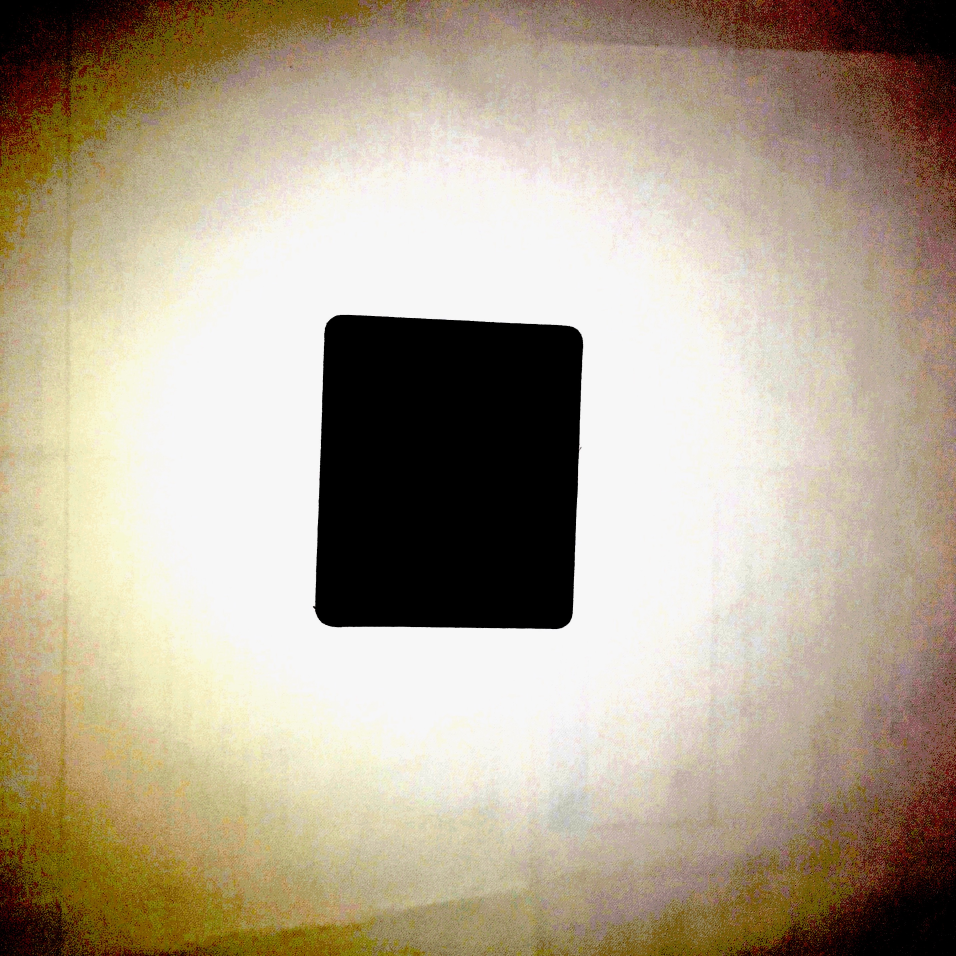
%> input picture Matlab Code/PS37_illum.jpg, 2868 x 2868 px (shown at 1/3 size)
$ octave PS37_incomp_IDCT.m   (GNU Octave 9; MATLAB toolbox functions it lacks are replaced by stand-ins)
%> lines starting %> are read from the running program, lines starting %| are printed output that depends on the picture
% this script outputs the undistorted image of the mousepad in the paper.

% load the figure and resize it
I_unt = imread('PS37_illum.jpg');
I_unt = rgb2gray(I_unt);
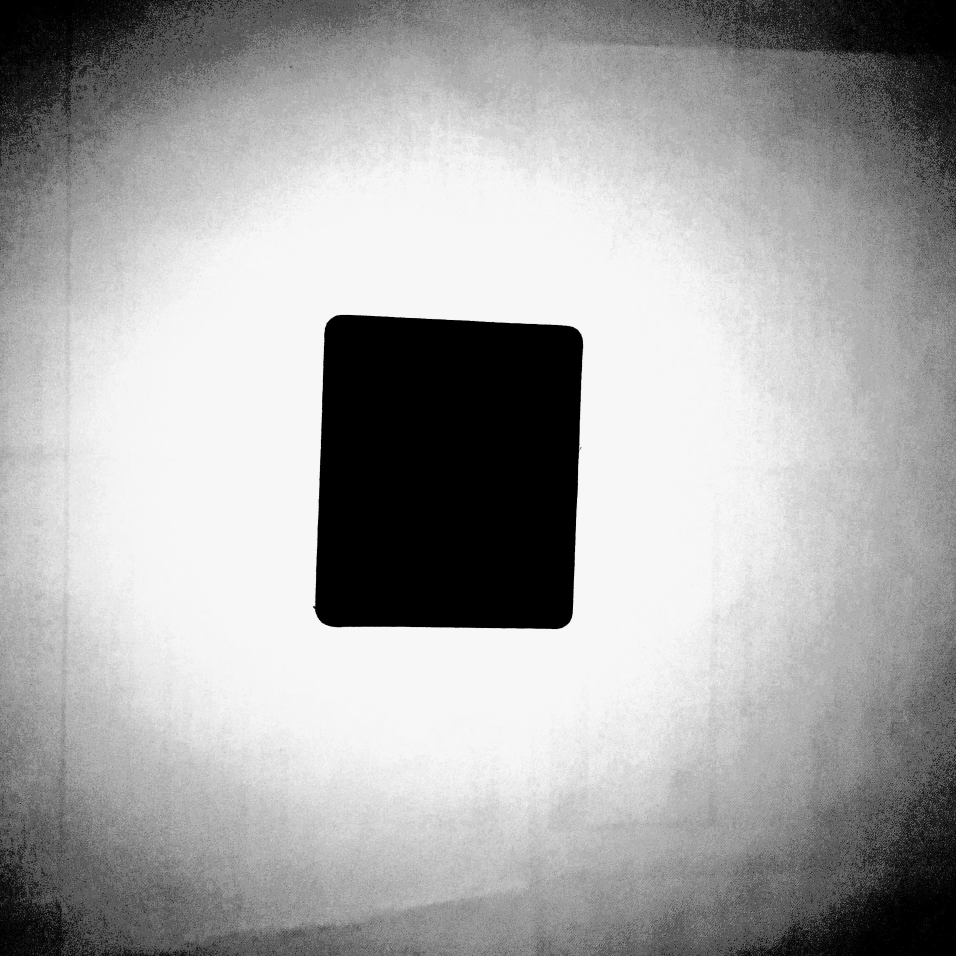
%> I_unt: size 2868x2868 uint8 (shown at 1/3 size); min 0, max 255, mean 165.3
I_unt = imresize(I_unt,.04);
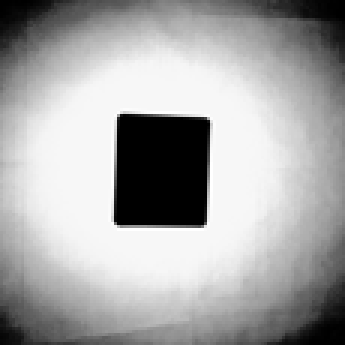
%> I_unt: size 115x115 uint8 (shown 3 times larger); min 0, max 255, mean 165.4
I = im2double(I_unt);
[row,col] = size(I);
%> row = 115; col = 115


p = row;
%> p = 115
q = col;
%> q = 115
L = p*q;
%> L = 13225

% use the Identity matrix as the dictionary for the mouspad
B = speye(L,L);

% use 400 columns of DCT matrix as the dictionary for the distortion
N = 400;
C = ones(L,N);
temp = dctmtx(p);

ind = randperm(L);
ind = ind(1:N-1);

for i = 1:N-1
%> (the run ends here)
